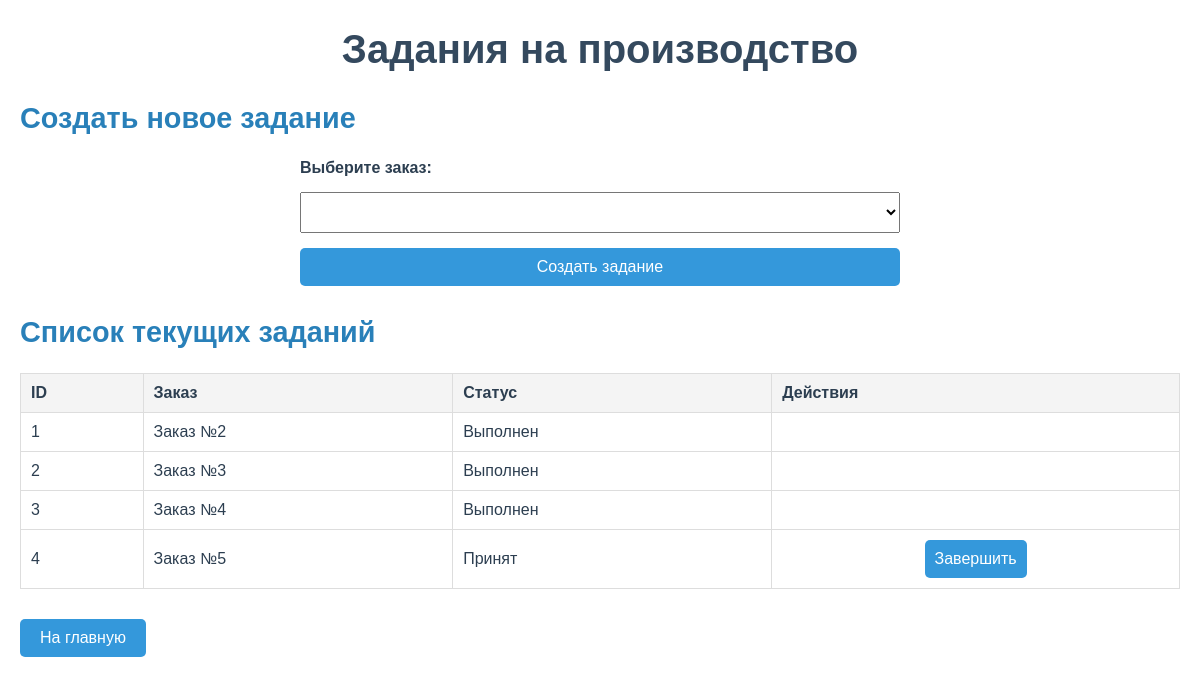
The page /production_tasks on the database its author committed.
### app.py (models this page shows)
class ProductionTask(Base):
    __tablename__ = 'production_tasks'
    id = Column(Integer, primary_key=True)
    order_id = Column(Integer, ForeignKey('orders.id'), nullable=False)
    status = Column(Enum('Принят', 'Выполнен', name='production_task_status'), nullable=False, default='Принят')
    order = relationship("Order", backref="production_tasks")

class Order(Base):
    __tablename__ = 'orders'
    id = Column(Integer, primary_key=True)
    client_id = Column(Integer, ForeignKey('clients.id'), nullable=False)
    status = Column(
        Enum('Черновик', 'Подтверждён', 'На производстве', 'Готов к отгрузке', 'Отгружен клиенту', name='order_status'),
        nullable=False, default='Черновик')
    order_date = Column(Date, default=datetime.now, nullable=False)
    delivery_date = Column(Date, nullable=True)
    client = relationship("Client", backref="orders")

### app.py (the view, shortened to what this page needs)
@app.route('/production_tasks', methods=['GET', 'POST'])
def production_tasks_page():
    tasks = session.query(ProductionTask).all()
    orders = session.query(Order).filter(Order.status == 'Подтверждён').all()
    return render_template('production_tasks.html', tasks=tasks, orders=orders)

### templates/production_tasks.html (shortened to what this page needs)
<!DOCTYPE html>
<html lang="en">
<head>
</head>
<body>
    <h1>Задания на производство</h1>
    <h2>Создать новое задание</h2>
    <form method="POST">
        <label for="order_id">Выберите заказ:</label>
        <select id="order_id" name="order_id" required>
        </select>
        <button type="submit">Создать задание</button>
    </form>
    <h2>Список текущих заданий</h2>
    <table>
        <thead>
            <tr>
                <th>ID</th>
                <th>Заказ</th>
                <th>Статус</th>
                <th>Действия</th>
            </tr>
        </thead>
        <tbody>
            {% for task in tasks %}
            <tr>
                <td>{{ task.id }}</td>
                <td>Заказ №{{ task.order.id }}</td>
                <td>{{ task.status }}</td>
                <td>
                    <div class="actions">
                        {% if task.status == 'Принят' %}
                        <form method="POST" action="/production_task/{{ task.id }}/complete" style="display: inline;">
                            <button type="submit">Завершить</button>
                        </form>
                        {% endif %}
                    </div>
                </td>
            </tr>
            {% endfor %}
        </tbody>
    </table>
    <a href="/" class="back-btn">На главную</a>
</body>
</html>

### templates/production_tasks.html (style rules this page uses)
body { font-family: Arial, sans-serif; margin: 20px; color: #2c3e50; }
h1 { font-size: 2.5em; color: #34495e; text-align: center; }
h2 { font-size: 1.8em; color: #2980b9; margin-top: 30px; }
table { width: 100%; border-collapse: collapse; margin-top: 20px; }
th, td { border: 1px solid #ddd; padding: 10px; text-align: left; }
th { background-color: #f4f4f4; }
form { margin-top: 20px; display: flex; flex-direction: column; gap: 15px; max-width: 600px; margin: 0 auto; }
label { font-weight: bold; }
select, button { padding: 10px; font-size: 16px; }
button { background-color: #3498db; color: white; border: none; border-radius: 5px; cursor: pointer; }
.actions { display: flex; gap: 10px; }
.back-btn { display: inline-block; margin-top: 30px; text-decoration: none; color: white; background-color: #3498db; padding: 10px 20px; border-radius: 5px; text-align: center; }

### rows shown on the page
ProductionTask: id "1", order.id "2", status "Выполнен"
ProductionTask: id "2", order.id "3", status "Выполнен"
ProductionTask: id "3", order.id "4", status "Выполнен"
ProductionTask: id "4", order.id "5", status "Принят"
